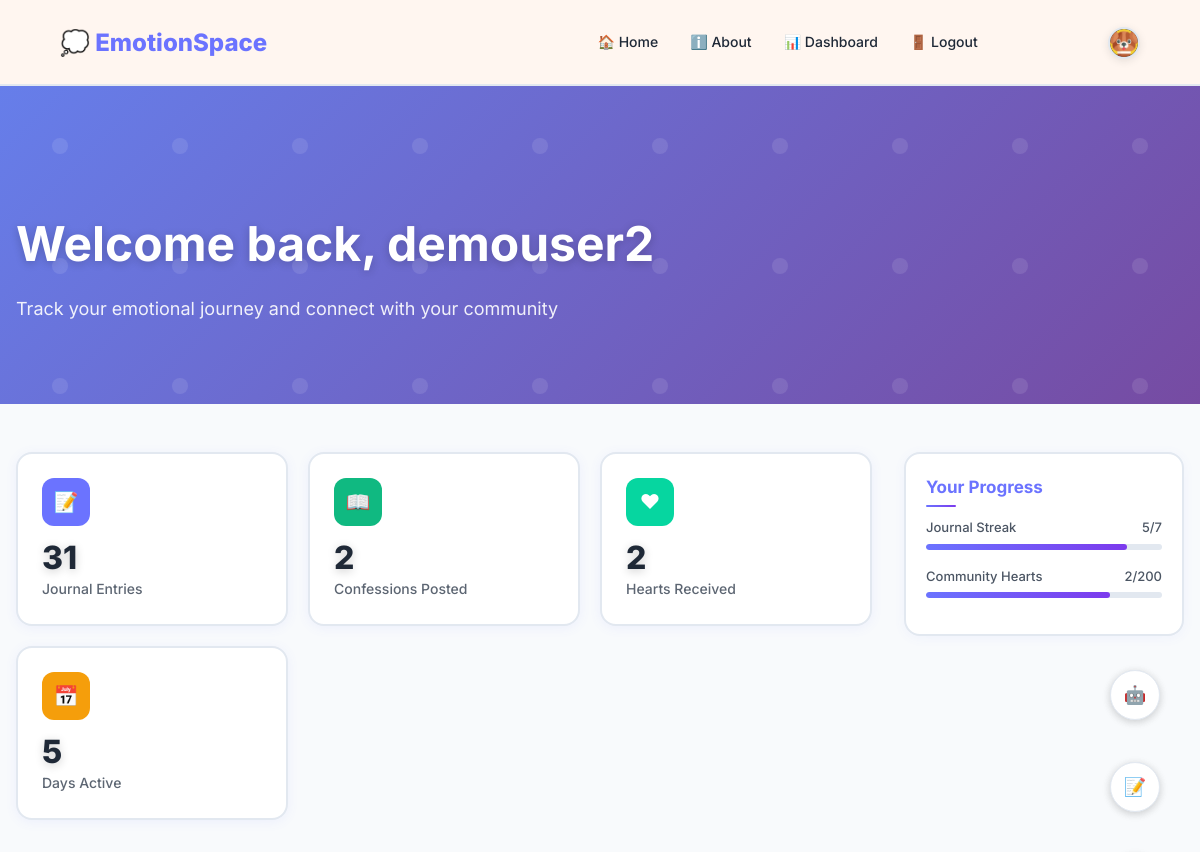
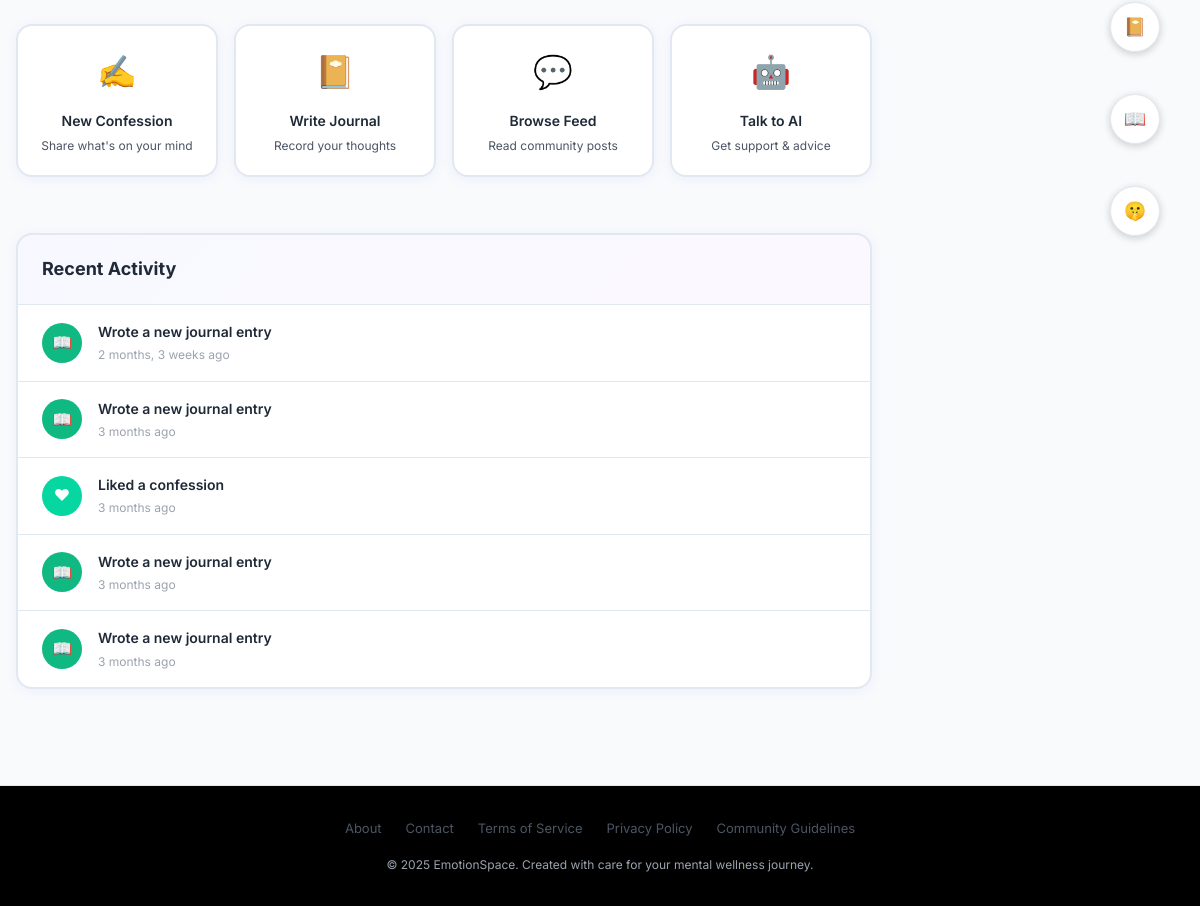
The page /accounts/dashboard/ (signed in) on the database as committed earlier (2 pictures, top to bottom).
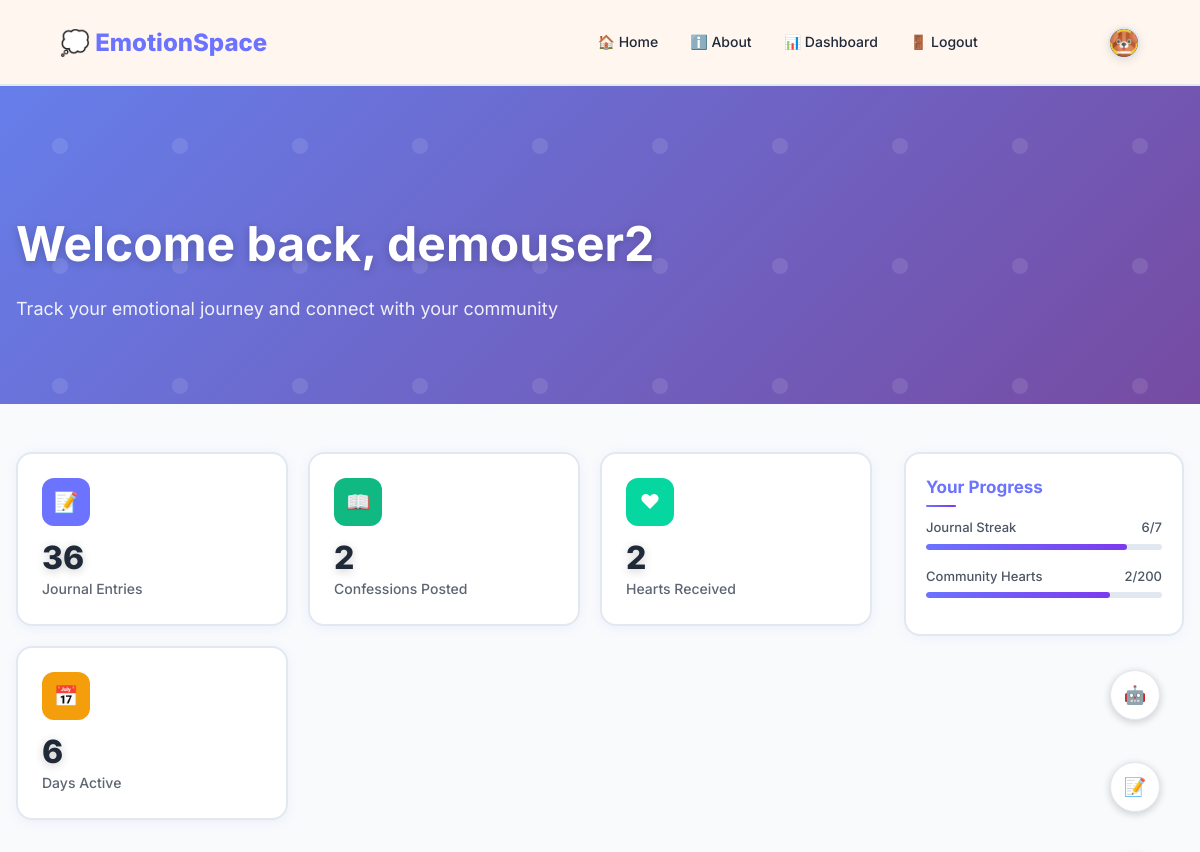
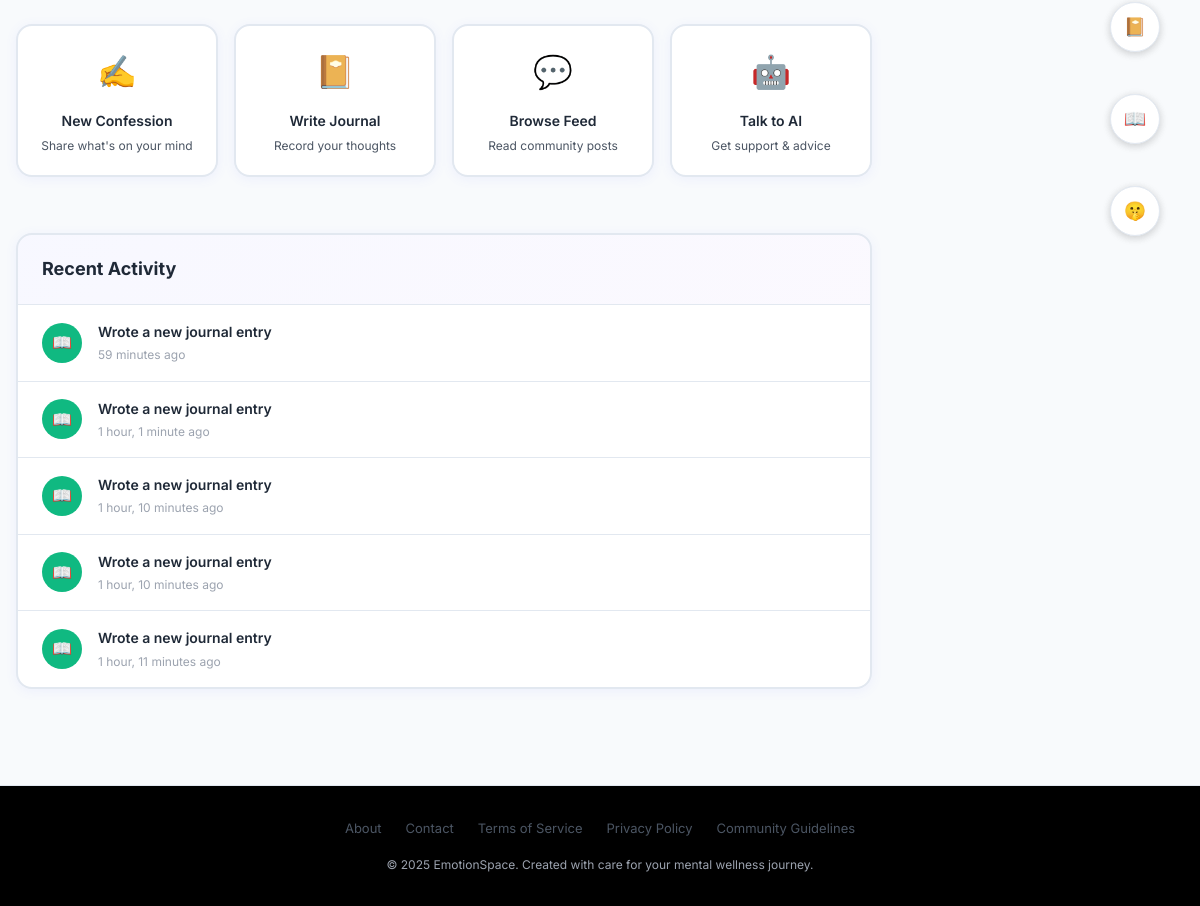
The same page on the database as committed later (2 pictures, top to bottom).
### dashboard/models.py (models this page shows, shortened)
class Activity(models.Model):
    ACTIVITY_TYPES = [
        ('confession', 'Confession'),
        ('journal', 'Journal'),
        ('like', 'Like'),
        ('comment', 'Comment'),
    ]
    user = models.ForeignKey(User, on_delete=models.CASCADE)
    activity_type = models.CharField(max_length=20, choices=ACTIVITY_TYPES)
    description = models.CharField(max_length=255)
    timestamp = models.DateTimeField(auto_now_add=True)

### dashboard/views.py (the view)
# urls.py: path("dashboard/", include("dashboard.urls")),
@login_required
def dashboard(request):
    user = request.user
    journals = Journal.objects.filter(user=user)
    confessions = Confession.objects.filter(user=user)
    journal_count = journals.count()
    confession_count = confessions.count()
    journal_dates = [journal.created_at.date() for journal in journals]
    confession_dates = [confession.date_created.date() for confession in confessions]
    active_days = set(journal_dates + confession_dates)
    days_active = len(active_days)
    user_confessions = Confession.objects.filter(user=request.user)
    total_likes = sum(confession.hearts.count() for confession in user_confessions)
    recent_activities = Activity.objects.filter(user=request.user).order_by('-timestamp')[:5]
    parameters = {
        "journal_count": journal_count,
        "confession_count": confession_count,
        "days_active": days_active,
        "total_likes": total_likes,
        "recent_activities": recent_activities,
    }
    return render(request, "dashboard/dashboard.html", parameters)

### accounts/context_processors.py (called while the page is built)
def profile_context(request):
    if request.user.is_authenticated:
        try:
            prof = request.user.profile
            return {'prof': prof}
        except profile.DoesNotExist:
            return {}
    return {}

### templates/dashboard/dashboard.html (shortened to what the changed rows need)
{% extends 'base.html' %}
{% block body %}
</head>
<body>
    <section class="dashboard-header">
        <div class="container">
            <h1>Welcome back, {{user.username}}</h1>
        </div>
    </section>
    <div class="container">
        <div class="dashboard-content">
            <div class="dashboard-main">
                <div class="stats-grid">
                    <div class="stat-card">
                        <div class="stat-icon">📝</div>
                        <div class="stat-number">{{ journal_count }}</div>
                        <div class="stat-label">Journal Entries</div>
                    </div>
                    <div class="stat-card">
                        <div class="stat-icon">📅</div>
                        <div class="stat-number">{{ days_active}}</div>
                        <div class="stat-label">Days Active</div>
                    </div>
                </div>
                <div class="section-card">
                    <div class="section-content">
                        {% for activity in recent_activities %}
                        <div class="activity-item">
                            <div class="activity-icon {{ activity.activity_type }}">
                                {% if activity.activity_type == 'confession' %}📝
                                {% elif activity.activity_type == 'journal' %}📖
                                {% elif activity.activity_type == 'like' %}❤
                                {% elif activity.activity_type == 'comment' %}💬
                                {% endif %}
                            </div>
                            <div class="activity-details">
                                <div class="activity-title">{{ activity.description }}</div>
                                <div class="activity-time">{{ activity.timestamp|timesince }} ago</div>
                            </div>
                        </div>
                        {% empty %}
                        <div class="activity-item">
                            <div class="activity-details">
                                <div class="activity-title">No recent activity yet.</div>
                            </div>
                        </div>
                        {% endfor %}
                    </div>
                </div>
            </div>
            <div class="dashboard-sidebar">
                <div class="sidebar-widget">
                    <div class="progress-item">
                        <div class="progress-label">
                            <span>Journal Streak</span>
                            <span>{{ days_active}}/7</span>
                        </div>
                    </div>
                </div>
            </div>
        </div>
    </div>
    {% endblock %}

Rows that differ between the two databases and show on the page:
no longer on this page (row unchanged): Activity: description "Wrote a new journal entry", timestamp "2 months, 3 weeks"
no longer on this page (row unchanged): Activity: description "Wrote a new journal entry", timestamp "3 months"
no longer on this page (row unchanged): Activity: description "Liked a confession", timestamp "3 months", activity_type "like" (drawn)
no longer on this page (row unchanged): Activity: description "Wrote a new journal entry", timestamp "3 months"
no longer on this page (row unchanged): Activity: description "Wrote a new journal entry", timestamp "3 months"
added Activity: description "Wrote a new journal entry", timestamp "59 minutes"
added Activity: description "Wrote a new journal entry", timestamp "1 hour, 1 minute"
added Activity: description "Wrote a new journal entry", timestamp "1 hour, 10 minutes"
added Activity: description "Wrote a new journal entry", timestamp "1 hour, 10 minutes"
added Activity: description "Wrote a new journal entry", timestamp "1 hour, 11 minutes"
Other text that changed with them:
{{ journal_count }}: "31" → "36"
{{ days_active }}: "5" → "6"
